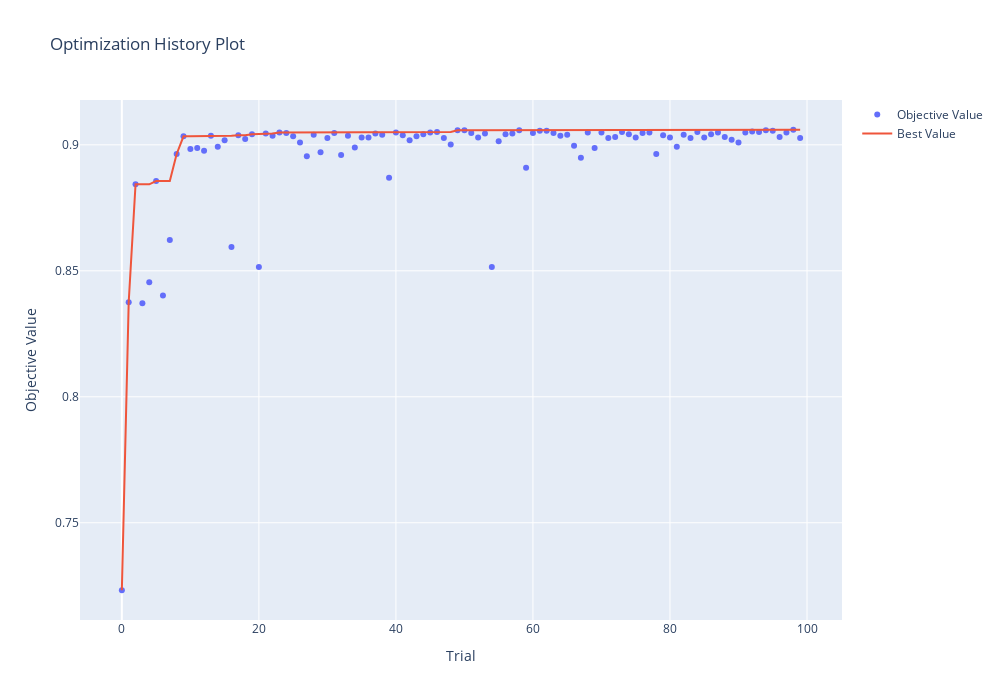

Write notebook code for a chart like this one.
### Code cell
fig = optuna.visualization.plot_optimization_history(study)
fig.update_layout(width=1000,height=700)
fig.show()
